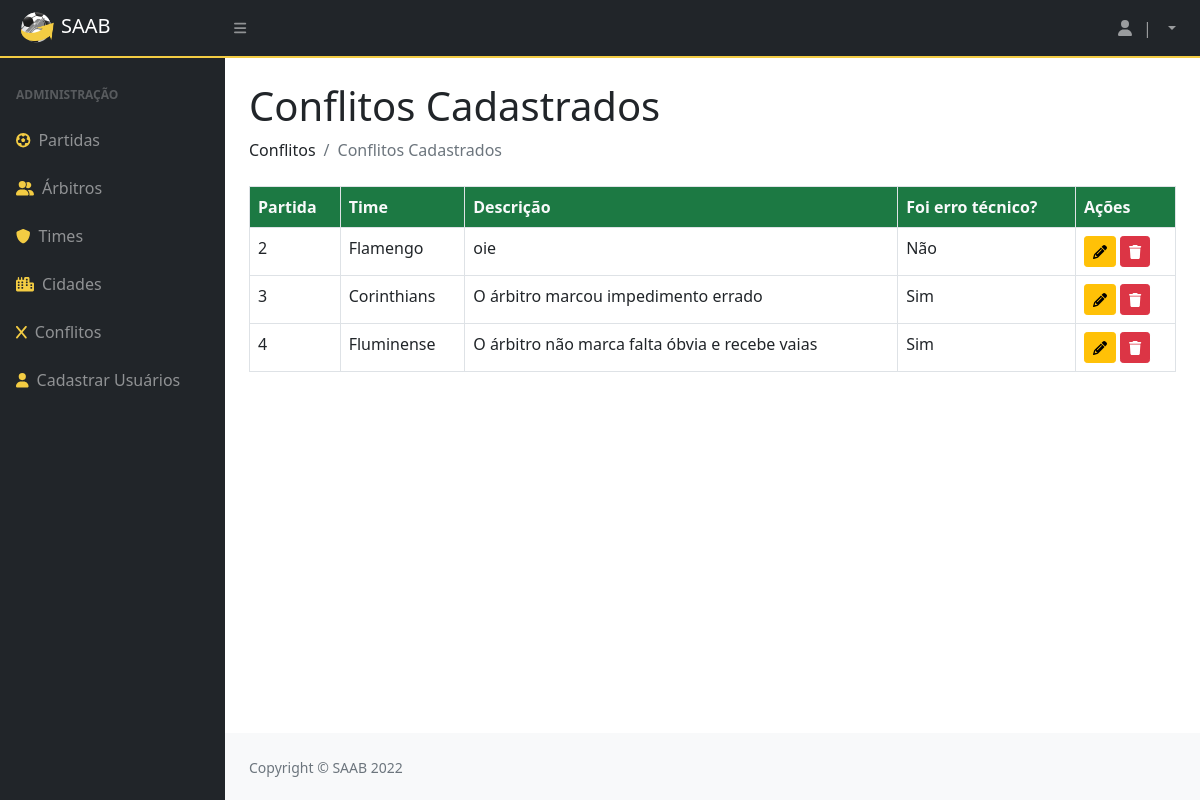
The app's page /conflitos/, older data.
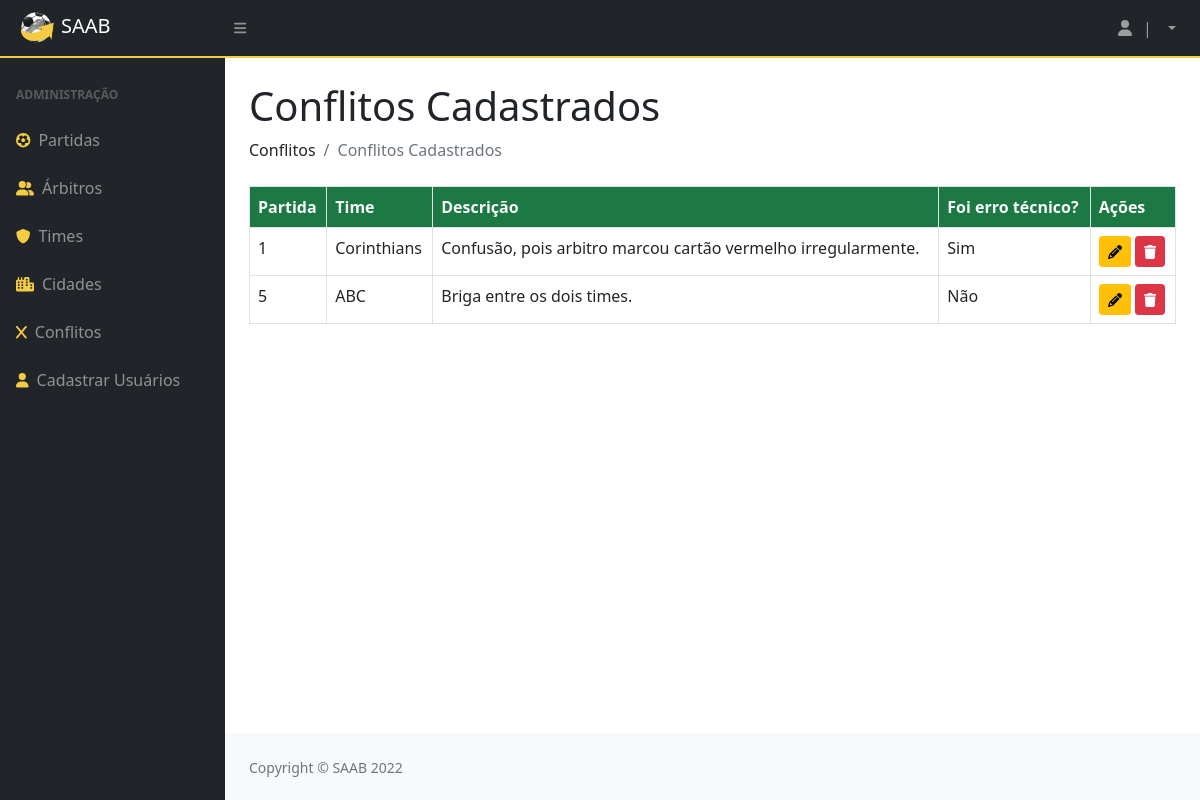
The same page, newer data.
### privado/models.py (models this page shows)
class Conflito(models.Model):
    codigo = models.AutoField(primary_key=True)
    partida = models.ForeignKey(Partida, on_delete=models.CASCADE)
    time = models.ForeignKey(Time, on_delete=models.CASCADE)
    descricao = models.TextField(max_length=260)
    errotecnico = models.BooleanField()

class Partida(models.Model):
    codigo = models.AutoField(primary_key=True)
    nome = models.CharField(max_length=100)
    usuario = models.ForeignKey(Usuario, on_delete=models.CASCADE)
    arbitro = models.ForeignKey(Arbitro, on_delete=models.CASCADE)
    visitante  = models.ForeignKey(Time, on_delete=models.CASCADE, related_name='visitante')
    local  = models.ForeignKey(Time, on_delete=models.CASCADE, related_name='local')
    data = models.DateField()
    def __str__(self):
        return str(self.codigo)

class Time(models.Model):
    codigo = models.AutoField(primary_key=True)
    nome = models.CharField(max_length=100)
    cidade = models.ForeignKey(Cidade, on_delete=models.CASCADE)
    def __str__(self):
        return (self.nome)

### privado/views.py (the view)
# urls.py: path('conflitos/', conflitos , name="url_conflitos"),
@has_permission_decorator('mexer_no_sistema')
def conflitos(request):
    conflito = Conflito.objects.all()
    parametros = {"conflito": conflito}
    return render(request, "SAAB/conflitos.html", parametros)

### privado/templates/SAAB/conflitos.html (shortened to what this page needs)
{% extends 'SAAB/layout.html' %}
{% block conteudo %}
{% load static %}
{% load crispy_forms_tags %}
<!DOCTYPE html>
<html lang="en">
    <head>
    </head>
    <body>
      <h1 class="mt-4">Conflitos Cadastrados</h1>
      <ol class="breadcrumb mb-4">
        <li class="breadcrumb-item">Conflitos</li>
        <li class="breadcrumb-item active">Conflitos Cadastrados</li>
      </ol>
      <table class="table table-bordered">
        <thead>
          <tr>
            <th>Partida</th>
            <th>Time</th>
            <th>Descrição</th>
            <th>Foi erro técnico?</th>
            <th>Ações</th>
          </tr>
        </thead>
        {% for i in conflito %}
        <tr>
          <td>{{ i.partida }}</td>
          <td>{{ i.time }}</td>
          <td>{{ i.descricao }}</td>
          {% if i.errotecnico == True %}
            <td> Sim </td>
          {% else %}
            <td> Não </td>
          {% endif %}
          <td>
            <a href="{% url 'url_updateConflito' i.codigo %}"><button class="btn btn-warning btn-sm"><i class="fas fa-pencil"></i></button></a>
            <a href="{% url 'url_deleteConflito' i.codigo %}"><button class="btn btn-danger btn-sm"><i class="fas fa-trash"></i></button></a>
          </td>
        </tr>
        {% endfor %}
      </table>
    </body>
  </html>
{% endblock %}

### privado/templates/SAAB/layout.html (shortened to what this page needs)
{% load static %}
<!DOCTYPE html>
<html lang="pt-br">
<head>
    <link href="{% static '/css/styles.css' %}" rel="stylesheet" />
</head>
<body>
    <nav class="sb-topnav navbar navbar-expand navbar-dark bg-dark">
        <a class="navbar-brand ps-3" href="{% url 'url_index'%}"><img src="{% static '/img/SAAB-logo2.0.png' %}"
                alt="Uma bola de futebol circulada por uma seta" style="width: 40px; margin-right: 5px;">SAAB</a>
        <button class="btn btn-link btn-sm order-1 order-lg-0 me-4 me-lg-0" id="sidebarToggle" href="#!"><i
                class="fas fa-bars"></i></button>
        <ul class="navbar-nav ms-auto me-0 me-md-3 my-2 my-md-0">
            <li class="nav-item dropdown">
                <a class="nav-link dropdown-toggle" id="navbarDropdown" href="#" role="button" data-bs-toggle="dropdown"
                    aria-expanded="false"><i class="fas fa-user fa-fw"></i><span
                        class="mr-2 px-2 d-none d-lg-inline">|&nbsp;{{ user.get_full_name }}</span></a>
            </li>
        </ul>
    </nav>
    <div id="linha"></div>
    <div id="layoutSidenav">
        <div id="layoutSidenav_nav">
            <nav class="sb-sidenav accordion sb-sidenav-dark" id="sidenavAccordion">
                <div class="sb-sidenav-menu">
                    <div class="nav">
                        <div class="sb-sidenav-menu-heading">Administração</div>
                        <a class="nav-link" href="{% url 'url_partida' %}">
                            <div class="sb-nav-link-icon"><i class="fas fa-futbol text-amarelo"></i></div>
                            Partidas
                        </a>
                        <a class="nav-link" href="{% url 'url_arbitros' %}">
                            <div class="sb-nav-link-icon"><i class="fas fa-user-group text-amarelo"></i></div>
                            Árbitros
                        </a>
                        <a class="nav-link" href="{% url 'url_times' %}">
                            <div class="sb-nav-link-icon"><i class="fas fa-shield text-amarelo"></i></div>
                            Times
                        </a>
                        <a class="nav-link" href="{% url 'url_cidades' %}">
                            <div class="sb-nav-link-icon"><i class="fas fa-city text-amarelo"></i></div>
                            Cidades
                        </a>
                        <a class="nav-link" href="{% url 'url_conflitos' %}">
                            <div class="sb-nav-link-icon"><i class="fas fa-x text-amarelo"></i></div>
                            Conflitos
                        </a>
                        {% load permission_tags %}
                        {% if user|can:'cadastrar_usuarios_adm' %}
                        <a class="nav-link" href="{% url 'url_cadastrarUsuario' %}">
                            <div class="sb-nav-link-icon"><i class="fas fa-user text-amarelo"></i></div>
                            Cadastrar Usuários
                        </a>
                        {% endif %}
                    </div>
                </div>
            </nav>
        </div>
        <div id="layoutSidenav_content">
            <main>
                <div class="container-fluid px-4">
                    {% block conteudo %}
                    {% endblock %}
                </div>
            </main>
            <footer class="py-4 bg-light mt-auto">
                <div class="container-fluid px-4">
                    <div class="d-flex align-items-center justify-content-between small">
                        <div class="text-muted">Copyright &copy; SAAB 2022</div>
                    </div>
                </div>
            </footer>
        </div>
    </div>
</body>
</html>

Row changes from the older to the newer data that the page shows:
removed Conflito: partida "2", time "Flamengo", descricao "oie", errotecnico "Não"
removed Conflito: partida "3", time "Corinthians", descricao "O árbitro marcou impedimento errado", errotecnico "Sim"
removed Conflito: partida "4", time "Fluminense", descricao "O árbitro não marca falta óbvia e recebe vaias", errotecnico "Sim"
added Conflito: partida "1", time "Corinthians", descricao "Confusão, pois arbitro marcou cartão vermelho irregularmente.", errotecnico "Sim"
added Conflito: partida "5", time "ABC", descricao "Briga entre os dois times.", errotecnico "Não"
